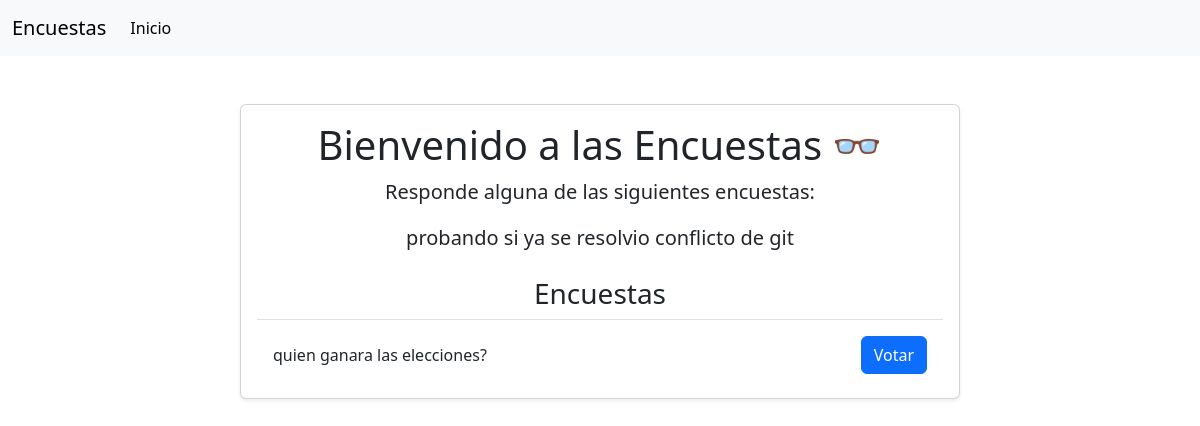
Before: / with the older database file.
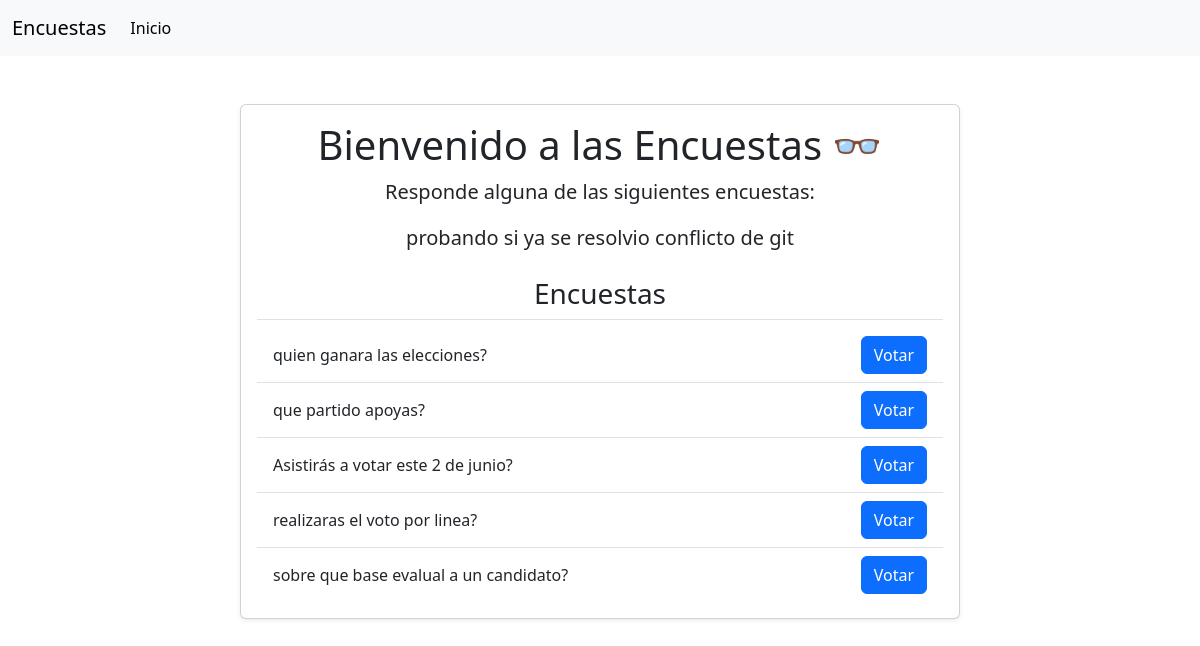
After: the same page with the newer database file.
### polls/models.py (models this page shows, shortened)
class Question(models.Model):
    question_text = models.CharField(max_length=150)
    pub_date = models.DateTimeField()

### polls/views.py (the view)
# urls.py: path('', views.home, name='home'),
def home(request):
    questions = Question.objects.all()
    return render(request, 'polls/home.html', {
        "questions": questions
    })

### templates/polls/home.html (shortened to what this page needs)
{% extends 'base.html' %}
{% block content %}
<div class="container mt-5">
    <div class="row justify-content-center">
        <div class="col-md-8">
            <div class="card shadow-sm">
                <div class="card-body text-center">
                    <h1 class="card-title">Bienvenido a las Encuestas 👓</h1>
                    <p class="card-text lead">Responde alguna de las siguientes encuestas:</p>
                    <p class="card-text lead">probando si ya se resolvio conflicto de git</p>
                    <ul class="list-group list-group-flush">
                        <h3 class="list-group-item">Encuestas</h3>
                        {% for q in questions %}
                        <li class="list-group-item d-flex justify-content-between align-items-center">
                            {{ q.question_text }}
                            <a href="{% url 'polls:vote' q.id %}" class="btn btn-primary">Votar</a>
                        </li>
                        {% endfor %}
                    </ul>
                </div>
            </div>
        </div>
    </div>
</div>
{% endblock %}

### templates/base.html (shortened to what this page needs)
{% load static %}
<!DOCTYPE html>
<html lang="en">
<head>
    <link href="https://cdn.jsdelivr.net/npm/bootstrap@5.3.3/dist/css/bootstrap.min.css" rel="stylesheet">
</head>
<body>
<div class="content-container">
    <nav class="navbar navbar-expand-lg navbar-light bg-light">
        <div class="container-fluid">
            <a class="navbar-brand" href="#">Encuestas</a>
            <div class="collapse navbar-collapse" id="navbarNav">
                <ul class="navbar-nav">
                    <li class="nav-item">
                        <a class="nav-link active" aria-current="page" href="#">Inicio</a>
                    </li>
                </ul>
            </div>
        </div>
    </nav>
    <div class="container">
        {% block content %}
        {% endblock %}
    </div>
</body>
</html>

Changed rows visible on the page:
added Question: question_text "que partido apoyas?"
added Question: question_text "Asistirás a votar este 2 de junio?"
added Question: question_text "realizaras el voto por linea?"
added Question: question_text "sobre que base evalual a un candidato?"
